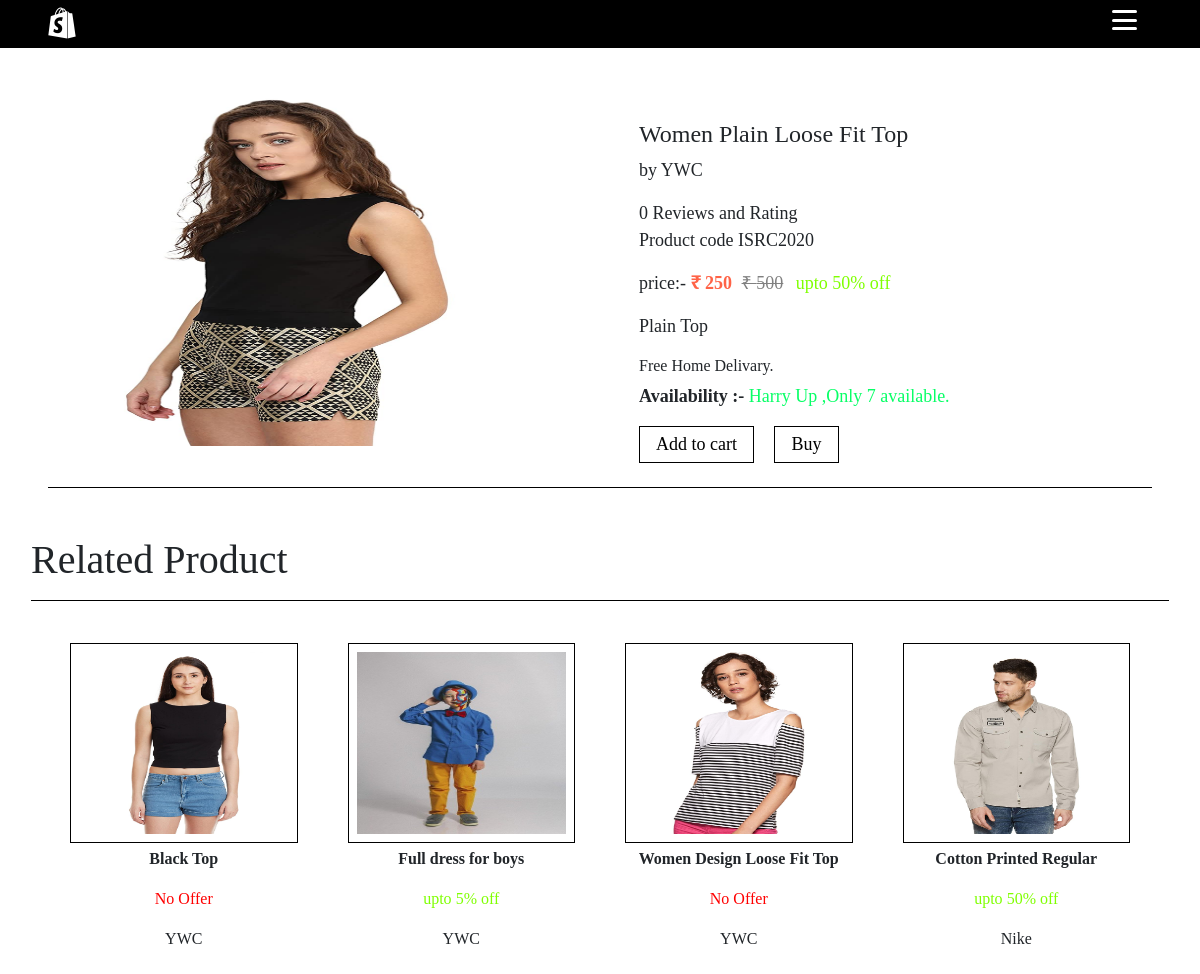
Page /productview/9 on the committed database.
### store/models/product.py (models this page shows)
class Product(models.Model):
    name = models.CharField(max_length=50)
    price = models.IntegerField()
    category = models.ForeignKey(Category, on_delete=models.CASCADE,default=1)
    subcategory = models.ForeignKey(SubCategory, on_delete=models.CASCADE,default=1)
    description = models.CharField(max_length=200,default='')
    images = models.ImageField(upload_to='uploads/products',default=None,null=False,blank=False)
    images1 = models.ImageField(upload_to='uploads/products',null=True,blank=True)
    images2 = models.ImageField(upload_to='uploads/products',null=True,blank=True)
    quantity = models.IntegerField(default=15)
    offer = models.IntegerField(default=0)
    rating = models.DecimalField(default=0,decimal_places=1,max_digits=5)
    review_count = models.IntegerField(default=0)
    brand = models.CharField(max_length=200,default='YWC')
    one_day_offer = models.BooleanField(default=False)
    date = models.DateField(default=date.today)
    def __str__(self):
        return self.name

### store/views.py (the view)
# urls.py: path('productview/<int:id>',views.productview,name='productview'),
def productview(request,id):
    mains = id
    product = Product.objects.all().order_by('?')
    category = Category.objects.all()
    cloth = Product.objects.get(pk=id)
    print('cloth_date',cloth.date.day)
    i =0
    m = []
    for products in product:
        if products.category == cloth.category:
            if products.id != cloth.id:
                i=i+1
                print(products.name)
                m.append(products)
                if i==4:
                    print(m)
                    break
                else:
                    pass
    products = Product.objects.get(pk=id)
    customer_name = request.session.get('name')
    print('namehgwjhdja',customer_name)
    if customer_name:
        customer_name = request.session.get('name')
        cus_id = request.session.get('customer_id')
        custo = User.objects.get(pk=cus_id)
        names = custo
        print(names)
        product = Product.objects.get(pk=id)
        print(product.id)
        print('hello',Review.id)
        if request.method == 'POST':
            fm = Reviewform(request.POST)
            if fm.is_valid():
                cus_id = request.session.get('customer_id')
                custo = User.objects.get(pk=cus_id)
                names = custo.id
                customer_names = custo.username
                print(names)
                productss = Product.objects.get(pk=id)
                print(productss.id)
                user_names = custo.username
                ratings = fm.cleaned_data['rating']
                comment = fm.cleaned_data['comments']
                customer_name = request.session.get('name')
                feedback = Review(product=productss,customer=custo,user_name=user_names,rating=ratings,comments=comment)
                feedback.save()
                r = productss.review_count + 1
                print(r,'r')
                print('product',productss.rating)
                print('rating',ratings)
                a = productss.rating + ratings
                l = a/r
                names = productss.name
                prices = productss.price
                categorys = productss.category
                sub = productss.subcategory
                image = productss.images
                image1 = productss.images1
                image2 = productss.images2
                quantitys = productss.quantity
                offers =  productss.offer
                des = productss.description
                one_day_offer = productss.one_day_offer
                bran = productss.brand
                date = product.date
                final = Product(id=mains,name=names,description=des,price=prices,category=categorys,subcategory=sub, quantity=quantitys,offer=offers,rating=l,review_count=r,brand=bran,one_day_offer=one_day_offer,images=image,images1=image1,images2=image2,date=date)
                final.save()
                print('bye',a)
                feedback = Review.objects.all()
            fm = Reviewform()
        else:
            print('name',request.session.get('name'))
            customer_name = request.session.get('name')
            fm = Reviewform()
            feedback = Review.objects.all()
            print(Review.id)
        return render(request,'store/productview.html',{'products':products,'categories':category,'form':fm,'feedbacks':feedback,'customer_names':customer_name,'ms':m, 'subcates':subcates})
    else:
        return render(request,'store/productview.html',{'products':products,'categories':category,'ms':m, 'subcates':subcates})

### store/models/category.py (called while the page is built)
    def __str__(self):
        return self.name

### store/templatetags/filter.py (called while the page is built)
@register.filter(name='categorys')
def categorys(subcate,cate):
    if subcate == cate:
        return True

### store/templatetags/reviews.py (called while the page is built)
@register.filter(name='available')
def available(product_quantity):
    if product_quantity != 0:
        return True

@register.filter(name='availables')
def availables(product_quantity):
    if product_quantity <= 10:
        return True

@register.filter(name='offer')
def offer(product_offer):
    if product_offer == 0:
        return True

@register.filter(name='offer_price')
def offer_price(product_price,product_offer):
    if product_offer != 0:
        a = product_price * product_offer
        b = a/100
        c = product_price - b
        return int(c)
    else:
        return product_price

@register.filter(name='length')
def length(list_len):
    if len(list_len) == 0:
        return False
    else:
        return True

### store/templates/store/productview.html (shortened to what this page needs)
{% extends 'store/base.html' %}
{% load reviews %}
{% load static %}
{% block styles %}
<link rel="stylesheet" href="{% static 'css/product.css' %}">
{% endblock styles %}
{% block content %}
<div class="container pt-5">
    <div class="row row-cols-1 row-cols-sm-1 row-cols-md-1 row-cols-lg-2">
        <div class="col">
            <div class="mx-auto">
                <img src="{{products.images.url}}" id="big_img" style="height: 350px;" data-zoom-image="{{products.images.url}}" id="zoom"
                class="my-0 px-4 img_pro" alt="" srcset="">
            </div>
        </div>
        <div class="col text-center">
            <div class="inner_info">
                <div class="mx-4 mt-4 p-0" style="font-size: 18px;">
                    <h4>{{products.name}}</h4>
                    <p>by {{products.brand}}</p>
                    <span>{{products.review_count}} Reviews and Rating</span>
                    <p> Product code ISRC2020</p>
                    {% if products.offer|offer %}
                    <p>price:- <b style="font-family: serif; color: tomato;"> ₹ {{products.price}}</b>
                        {% else %}
                    <div class="mt-2">
                        <p>price:- <b style="font-family: serif; color: tomato;"> ₹
                                {{products.price|offer_price:products.offer}}</b>
                            <del class="del_pri"> ₹ {{products.price}}</del>
                            <span class="ml-2" style="color: chartreuse;">upto {{products.offer}}% off</span>
                        </p>
                    </div>
                    {% endif %}
                    <p>{{products.description}}</p>
                    <h6>Free Home Delivary.</h6>
                    {% if products.quantity|available %}
                    {% if products.quantity|availables %}
                    <p><b>Availability :-</b><span style="color: rgb(7, 255, 102);"> Harry Up ,Only
                            {{products.quantity}}
                            available.</span></p>
                    {% else %}
                    <p><b>Availability :-</b><span style="color: rgb(7, 255, 102);"> In stock .</span></p>
                    {% endif %}
                    {% else %}
                    <p><b>Availability :-</b> <span style="color: red;"> Out of stock. </span> </p>
                    {% endif %}
                    <a href="{% url 'addtocart' products.id %}" type="button" class="px-3 py-1 vi_btn mr-3">Add to
                        cart</a>
                    {% if products.quantity|available %}
                    <a href="{% url 'order' products.id %}" type="button" class="px-3 py-1 vi_btn mr-3">Buy</a>
                    {% endif %}
                </div>
            </div>
        </div>
    </div>
</div>
<hr class="mt-4 mx-5" color="black">
{% if ms|length %}
<div class="container-fluid main mt-5">
    <h1 class="ml-3 mb-3">Related Product</h1>
    <hr class="mx-3 p-0 my-0" color="black">
    <div class="container mx-auto">
        <div class="row row-cols-2 row-cols-sm-2 row-cols-md-4 mx-auto">
            {% for m in ms %}
            <div class="col cards pb-0 pt-3 my-3">
                <div class="cards-inner">
                    <a href="{% url 'productview' m.id %}">
                        <img src="{{m.images.url}}" style="border: 1px solid black; width: 100%; height: 200px;"
                            class="pro_size p-2" alt="" srcset="">
                    </a>
                    <div class="mt-1" style="text-align: center;">
                        <p><b>{{m.name}}</b></p>
                        {% if m.offer|offer %}
                        <p style="color: red;">No Offer</p>
                        {% else %}
                        <p style="color: chartreuse;">upto {{m.offer}}% off</p>
                        {% endif %}
                        <p>{{m.brand}}</p>
                    </div>
                </div>
            </div>
            {% endfor %}
        </div>
    </div>
</div>
{% endif %}
{% endblock content %}

### store/static/css/nav.css (style rules this page uses)
* { padding: 0%; margin: 0%; box-sizing: border-box; font-family: 'Cormorant', serif; }

### store/static/css/product.css (style rules this page uses)
* { margin:0px; padding:0px; font-family: 'Cormorant', serif; }
body { background-color: white; }
html { scroll-behavior: smooth; }
.img_pro { width: 100%; height: 350px; }
.del_pri { font-family: serif; color: gray; margin-left: 5px; }
.vi_btn { border: 1px solid black; color:black; background: white; }
.pro_size { width: 100%; border: 1px solid black; height: 100px; }
.inner_info { text-align: left; }
.container .row .cards .cards-inner { width: 100%; padding: 10px; }

### rows in the picture
Product: images (picture), name "Women Plain Loose Fit Top", brand "YWC", review_count "0", price|offer_price "250", price "500", offer "50", description "Plain Top", quantity "7"
Product: images (picture), name "Black Top", offer "No Offer", brand "YWC"
Product: images (picture), name "Full dress for boys", offer "5", brand "YWC"
Product: images (picture), name "Women Design Loose Fit Top", offer "No Offer", brand "YWC"
Product: images (picture), name "Cotton Printed Regular", offer "50", brand "Nike"
